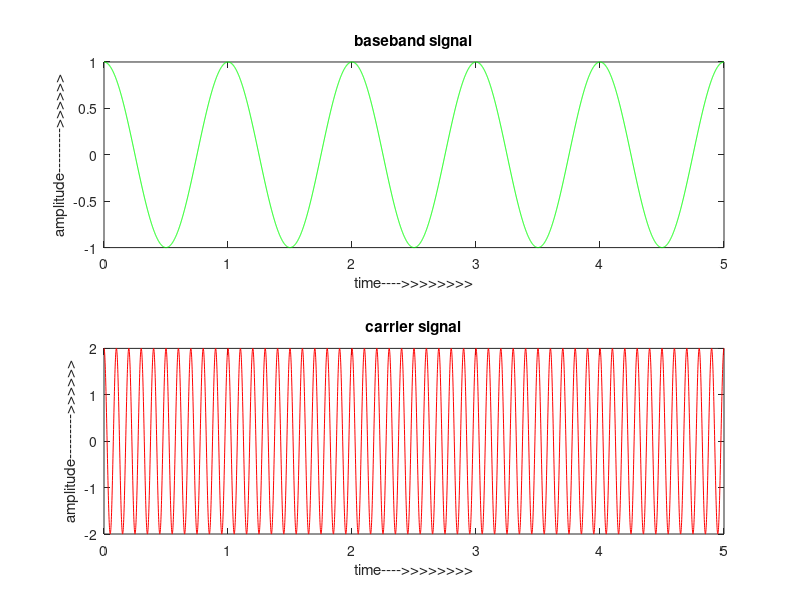

Here is the MATLAB script that generated this plot: (Note: this script raises an error after producing the figure.)
clc;
close all;
clear all;

fs = 1000; %sampling frequency
fc = 10; %carrier signal frequency
fm = 1; %baseband signal frequency
am = 1; %amplitude of message signal
ac = 2; %amplitude of carrier signal
t = 0:1/fs:5/fm;

m = am*cos(2*pi*fm*t); %baseband signal
c = ac*cos(2*pi*fc*t); %carrier signal

figure(1)
subplot(211)
plot(t,m,'g')
xlabel('time---->>>>>>>>');
ylabel('amplitude--------->>>>>>');
title('baseband signal');
subplot(212)
plot(t,c,'r')
xlabel('time---->>>>>>>>');
ylabel('amplitude--------->>>>>>');
title('carrier signal');
gtext('VIDHI KUMARI');
gtext('1841016113');

%output of the adder
v1 = m+c;

%output of the non linear device
a1 = 0.9;
a2 = 0.2;
v2 = a1*v1 + a2*(v1.^2);

figure(2)
subplot(211)
plot(t,v1)
xlabel('time---->>>>>>>>');
ylabel('amplitude--------->>>>>>');
title('output of adder');
subplot(212)
plot(t,v2)
xlabel('time---->>>>>>>>');
ylabel('amplitude--------->>>>>>');
title('output of non linear device');
gtext('VIDHI KUMARI');
gtext('1841016113');

%bandpass filter with cutoff frequency fc
[b,a]=butter(1,[((fc-fm)/fs),((fc+fm)/fs)]);
y=filter(b,a,v2);
% k = (2*a2*ac)/a1;
% y = a1*(ac+k*m).*cos(2*pi*fc*t);

figure(3)
plot(t,y)
xlabel('time---->>>>>>>>');
ylabel('amplitude--------->>>>>>');
title('AM modulated signal');
gtext('VIDHI KUMARI');
gtext('1841016113');

% %powers
% sp = (ac^2)/2; %signal power
% variance = 0.2;
% snr = sp/variance; % signal to noise ratio
% 
% 
% %adding noise to the channel
% c = awgn(y,snr);
% 
% figure(4)
% plot(t,c)
% xlabel('time---->>>>>>>>');
% ylabel('amplitude--------->>>>>>');
% title('noise+signal');

%powers
display('signal power of modulated signal')
signal_power = spower(y(1:length(t))) %power in modulated signal
variance = 0.2;
display('signal to noise ratio')
snr1 = signal_power/variance  % signal to noise ratio
snr_lin = 10^(snr1/10);   %linear SNR
display('noise power added to the modulated signal')
noise_power = signal_power/snr_lin %compute noise power

%adding noise to the modulated signal
z = awgn(y,snr1);

figure(4)
plot(t,z)

xlabel('time---->>>>>>>>');
ylabel('amplitude--------->>>>>>');
title('awgn noise+signal');
gtext('VIDHI KUMARI');
gtext('1841016113');

%synchronous detection
demod=y.*c;                
demod1=z.*c;                
[b,a]=butter(3,0.001);
dm=filter(b,a,demod);       %demodulation of AM signal
dm1=filter(b,a,demod1);     %demodulation of corrupted AM signal

figure(5)
subplot(211)
plot(t,dm)

xlabel('time---->>>>>>>>');
ylabel('amplitude--------->>>>>>');
title('demodulation of AM signal');
subplot(212)
plot(t,dm1)

xlabel('time---->>>>>>>>');
ylabel('amplitude--------->>>>>>');
title('demodulation of corrupted AM signal(awgn)');
gtext('VIDHI KUMARI');
gtext('1841016113');

%power in demodulated corrupted signal at reciever side
display('signal power of demodulated courrupted signal')
signal_power1 = spower(dm1(1:length(t)))
display('VIDHI KUMARI 1841016113')

%spectrums
 N = length(y);
 x=abs(fft(y,N));
 f=((-(N-1)/2):(N-1)/2)*(fs/N);
 q = fftshift(x);
 figure(6)
 subplot(211)
 stem(f,q);
 axis([-21 21 0 610])
 title('spectrum of modulated signal');
 xlabel('time---->>>>>>>>');
 ylabel('amplitude--------->>>>>>');

 N1 = length(dm1);
 x1=abs(fft(dm1,N1));
 f1=((-(N1-1)/2):(N1-1)/2)*(fs/N1);
 q1 = fftshift(x1);

 subplot(212)
 stem(f1,q1);
 axis([-5 5 0 250])
 title('spectrum of demodulated corrupted signal');
 xlabel('time---->>>>>>>>');
 ylabel('amplitude--------->>>>>>');
 gtext('VIDHI KUMARI');
 gtext('1841016113');





